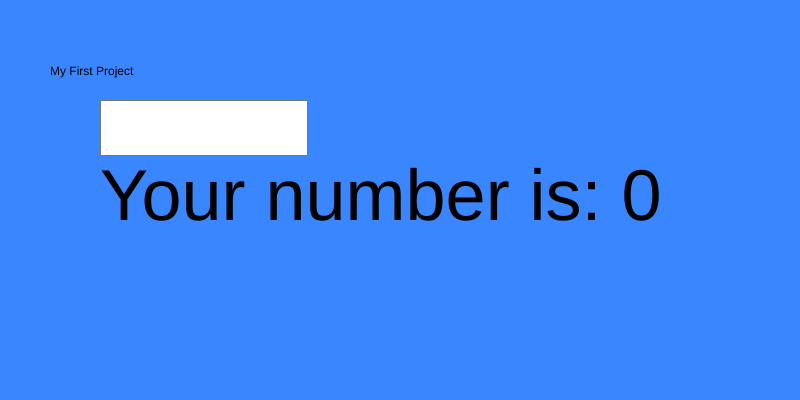
Frame 1 (no input)
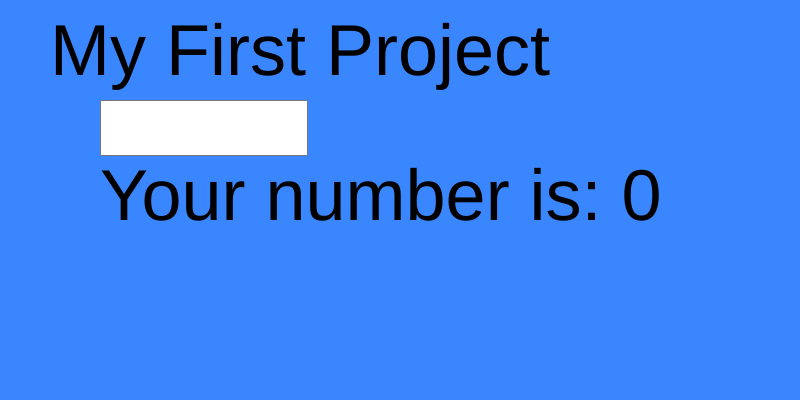
Frame 60 (no input)
Frame 120 (the mouse pressed at the canvas centre since frame 60): identical to frame 60, image omitted

The p5.js sketch that drew these frames (run headless with seeded random() and noise() and a simulated clock; from frame 60 on, the mouse is pressed at the canvas centre):

// p5.js sketch
// ── sketch.js
let myInput;
let theirNumber;

function setup() {
  createCanvas(800, 400);
  //frameRate(1)
  myInput = createInput();
  myInput.position(100, 100);
  myInput.size(200, 50);
  theirNumber = 0;
}
function draw() {
  background("#3A86FF");
  text("My First Project", 50, 75);
  textSize(72);
  text("Your number is: " + getNumber(myInput.value()), 100, 220);
}

function getNumber(thisNum) {
  thisNum = thisNum % 10
  return(thisNum)
} //end getNumber
